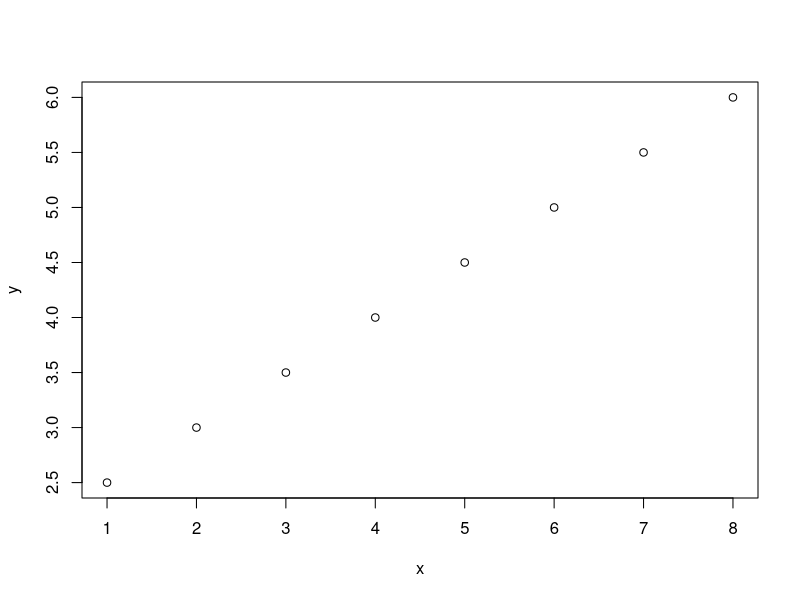

R code for this plot:
## ---- chunk 1
x<-c(1,2,3,4,5,6,7,8)
print(x)
## ---- chunk 2
y<-x*0.5+2
print(y)
## ---- chunk 3
plot(x,y)
